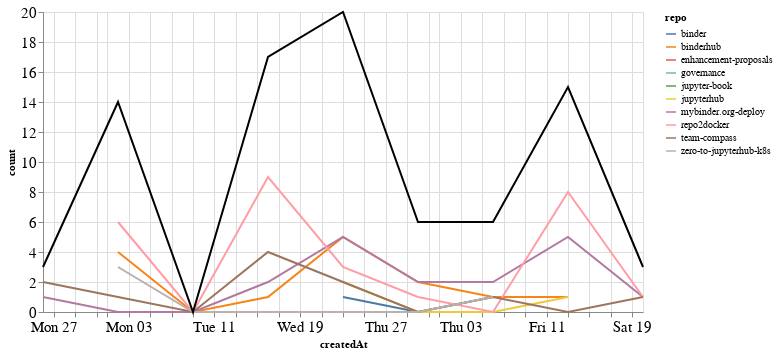

Write notebook code for a chart like this one.
### Markdown cell above
## Comments

### Code cell
comments_time = comments.groupby('repo').resample('W', on='createdAt').count()['author'].reset_index()
comments_time = comments_time.rename(columns={'author': 'count'})
comments_time_total = comments_time.groupby('createdAt').agg({"count": "sum"}).reset_index()
ch1 = alt.Chart(comments_time, width=600).mark_line().encode(
    x='createdAt',
    y='count',
    color='repo',
    tooltip="repo"
)

ch2 = alt.Chart(comments_time_total, width=600).mark_line(color="black").encode(
    x='createdAt',
    y='count',
)

ch1 + ch2

### Figure 1 — Vega-Lite specification as saved in the notebook (floating-point values rounded to 4 significant figures)
{"config": {"axisLeft": {"labelFontSize": 15}, "axisBottom": {"labelFontSize": 15}}, "layer": [{"data": {"name": "data-529df2ff32e31b4fc0f0311041852743"}, "mark": "line", "encoding": {"color": {"type": "nominal", "field": "repo"}, "tooltip": {"type": "nominal", "field": "repo"}, "x": {"type": "temporal", "field": "createdAt"}, "y": {"type": "quantitative", "field": "count"}}, "width": 600}, {"data": {"name": "data-fd8c1ae7b337a4bdc595fa3a64ee3dfe"}, "mark": {"type": "line", "color": "black"}, "encoding": {"x": {"type": "temporal", "field": "createdAt"}, "y": {"type": "quantitative", "field": "count"}}, "width": 600}], "$schema": "https://vega.github.io/schema/vega-lite/v4.8.1.json", "datasets": {"data-529df2ff32e31b4fc0f0311041852743": [{"repo": "binder", "createdAt": "2020-08-23T00:00:00", "count": 1}, {"repo": "binder", "createdAt": "2020-08-30T00:00:00", "count": 0}, {"repo": "binder", "createdAt": "2020-09-06T00:00:00", "count": 1}, {"repo": "binderhub", "createdAt": "2020-08-02T00:00:00", "count": 4}, {"repo": "binderhub", "createdAt": "2020-08-09T00:00:00", "count": 0}, {"repo": "binderhub", "createdAt": "2020-08-16T00:00:00", "count": 1}, {"repo": "binderhub", "createdAt": "2020-08-23T00:00:00", "count": 5}, {"repo": "binderhub", "createdAt": "2020-08-30T00:00:00", "count": 2}, {"repo": "binderhub", "createdAt": "2020-09-06T00:00:00", "count": 1}, {"repo": "binderhub", "createdAt": "2020-09-13T00:00:00", "count": 1}, {"repo": "enhancement-proposals", "createdAt": "2020-08-16T00:00:00", "count": 1}, {"repo": "governance", "createdAt": "2020-08-23T00:00:00", "count": 2}, {"repo": "jupyter-book", "createdAt": "2020-08-30T00:00:00", "count": 1}, {"repo": "jupyterhub", "createdAt": "2020-08-23T00:00:00", "count": 2}, {"repo": "jupyterhub", "createdAt": "2020-08-30T00:00:00", "count": 0}, {"repo": "jupyterhub", "createdAt": "2020-09-06T00:00:00", "count": 0}, {"repo": "jupyterhub", "createdAt": "2020-09-13T00:00:00", "count": 1}, {"repo": "mybinder.org-deploy", "createdAt": "2020-07-26T00:00:00", "count": 1}, {"repo": "mybinder.org-deploy", "createdAt": "2020-08-02T00:00:00", "count": 0}, {"repo": "mybinder.org-deploy", "createdAt": "2020-08-09T00:00:00", "count": 0}, {"repo": "mybinder.org-deploy", "createdAt": "2020-08-16T00:00:00", "count": 2}, {"repo": "mybinder.org-deploy", "createdAt": "2020-08-23T00:00:00", "count": 5}, {"repo": "mybinder.org-deploy", "createdAt": "2020-08-30T00:00:00", "count": 2}, {"repo": "mybinder.org-deploy", "createdAt": "2020-09-06T00:00:00", "count": 2}, {"repo": "mybinder.org-deploy", "createdAt": "2020-09-13T00:00:00", "count": 5}, {"repo": "mybinder.org-deploy", "createdAt": "2020-09-20T00:00:00", "count": 1}, {"repo": "repo2docker", "createdAt": "2020-08-02T00:00:00", "count": 6}, {"repo": "repo2docker", "createdAt": "2020-08-09T00:00:00", "count": 0}, {"repo": "repo2docker", "createdAt": "2020-08-16T00:00:00", "count": 9}, {"repo": "repo2docker", "createdAt": "2020-08-23T00:00:00", "count": 3}, {"repo": "repo2docker", "createdAt": "2020-08-30T00:00:00", "count": 1}, {"repo": "repo2docker", "createdAt": "2020-09-06T00:00:00", "count": 0}, {"repo": "repo2docker", "createdAt": "2020-09-13T00:00:00", "count": 8}, {"repo": "repo2docker", "createdAt": "2020-09-20T00:00:00", "count": 1}, {"repo": "team-compass", "createdAt": "2020-07-26T00:00:00", "count": 2}, {"repo": "team-compass", "createdAt": "2020-08-02T00:00:00", "count": 1}, {"repo": "team-compass", "createdAt": "2020-08-09T00:00:00", "count": 0}, {"repo": "team-compass", "createdAt": "2020-08-16T00:00:00", "count": 4}, {"repo": "team-compass", "createdAt": "2020-08-23T00:00:00", "count": 2}, {"repo": "team-compass", "createdAt": "2020-08-30T00:00:00", "count": 0}, {"repo": "team-compass", "createdAt": "2020-09-06T00:00:00", "count": 1}, {"repo": "team-compass", "createdAt": "2020-09-13T00:00:00", "count": 0}, {"repo": "team-compass", "createdAt": "2020-09-20T00:00:00", "count": 1}, {"repo": "zero-to-jupyterhub-k8s", "createdAt": "2020-08-02T00:00:00", "count": 3}, {"repo": "zero-to-jupyterhub-k8s", "createdAt": "2020-08-09T00:00:00", "count": 0}, {"repo": "zero-to-jupyterhub-k8s", "createdAt": "2020-08-16T00:00:00", "count": 0}, {"repo": "zero-to-jupyterhub-k8s", "createdAt": "2020-08-23T00:00:00", "count": 0}, {"repo": "zero-to-jupyterhub-k8s", "createdAt": "2020-08-30T00:00:00", "count": 0}, {"repo": "zero-to-jupyterhub-k8s", "createdAt": "2020-09-06T00:00:00", "count": 1}], "data-fd8c1ae7b337a4bdc595fa3a64ee3dfe": [{"createdAt": "2020-07-26T00:00:00", "count": 3}, {"createdAt": "2020-08-02T00:00:00", "count": 14}, {"createdAt": "2020-08-09T00:00:00", "count": 0}, {"createdAt": "2020-08-16T00:00:00", "count": 17}, {"createdAt": "2020-08-23T00:00:00", "count": 20}, {"createdAt": "2020-08-30T00:00:00", "count": 6}, {"createdAt": "2020-09-06T00:00:00", "count": 6}, {"createdAt": "2020-09-13T00:00:00", "count": 15}, {"createdAt": "2020-09-20T00:00:00", "count": 3}]}}
